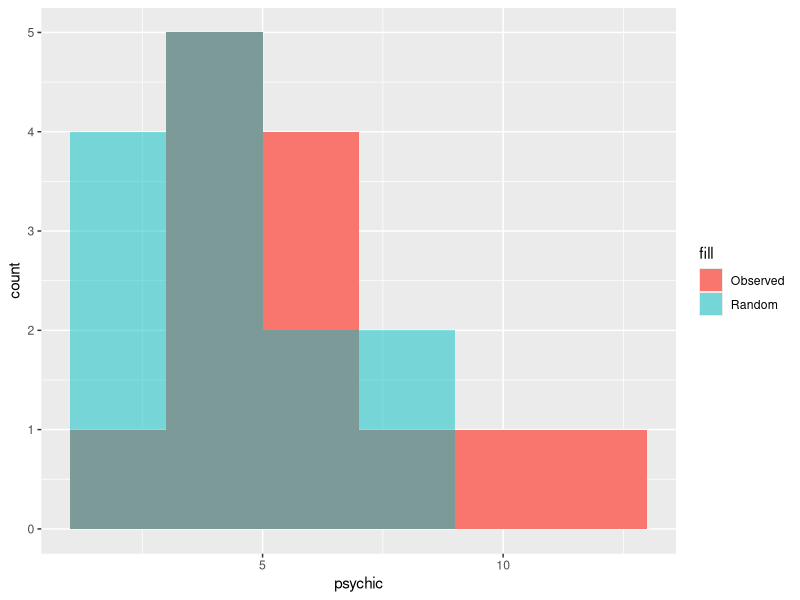

Recreate this plot in R.
#Load library
library(ggplot2)

#Load observed data
psychic <- c(4,4,7,4,8,1,6,6,5,13,4,7,10)

#Generate Random Data
rand = rbinom(13,25,0.2)

#Compile data into data frame
psy <- data.frame(psy = psychic, rand = rand)

#Plot
ggplot(data=psy)+geom_histogram(aes(x=psychic,fill='Observed'),binwidth=2)+geom_histogram(alpha=0.5,aes(x=rand,fill='Random'),binwidth=2)